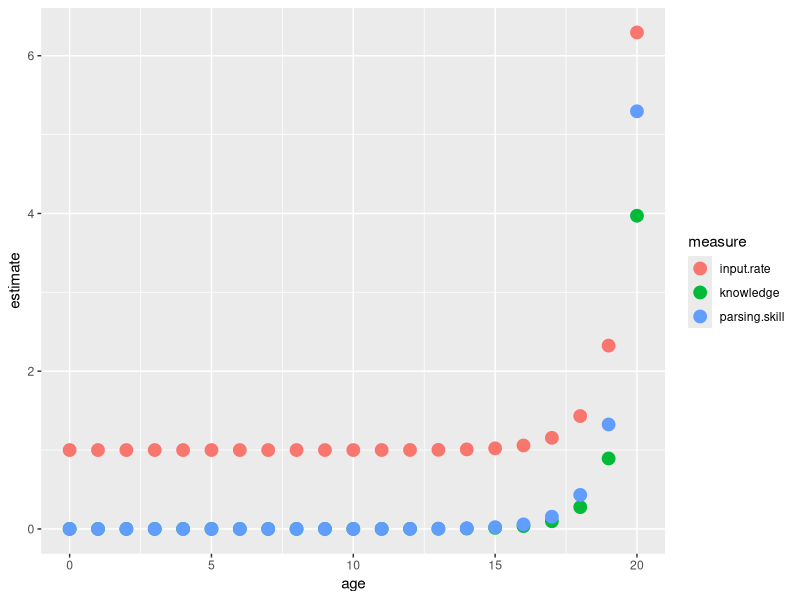

Recreate this plot in R.
library(tidyverse)

input.rate <- 1
parsing.skill <- 0.00000001
knowledge <- 0.00000001
knowledge.increase.from.new.input <- 1.00000005
parsing.increase.from.new.knowledge <- 1.00000005
input.increase.for.new.knowledge <- 1.00000001
n.epochs <- 20

dev.tibble <- tibble(
  age = 0:n.epochs,
  knowledge = knowledge,
  input.rate = input.rate,
  parsing.skill = parsing.skill
)

# interactional growth of input and knowledge via parsing
for (i in 2:nrow(dev.tibble)) {
  # the child gains knowledge since the last epoch,
  dev.tibble$knowledge[i] <- dev.tibble$knowledge[i-1] +
    # which is their prev heard input rate times their parsing skill,
    (dev.tibble$input.rate[i-1] * dev.tibble$parsing.skill[i-1]) *
    # mediated by some stable fraction for converting parsed input to knowledge
    knowledge.increase.from.new.input
  
  # the child's increased knowledge increases their parsing skill,
  dev.tibble$parsing.skill[i] <- dev.tibble$parsing.skill[i-1] +
    # which is their new knowledge level times a stable fraction for converting
    # knowledge to parsing skill
    (dev.tibble$knowledge[i] * parsing.increase.from.new.knowledge)
  
  # the caregiver then increases input relative to the child's linguistic knowledge,
  dev.tibble$input.rate[i] <- dev.tibble$input.rate[i-1] +
    # which is their new knowledge level times a stable fraction fpr converting
    # knowledge to input rate
    (dev.tibble$knowledge[i] * input.increase.for.new.knowledge)
}

dev.tibble.long <- dev.tibble %>%
  gather("measure", "estimate", -age)

growth.plot <- ggplot(aes(x = age, y = estimate,
                          color = measure),
                      data = dev.tibble.long) +
  geom_point(size = 4)
